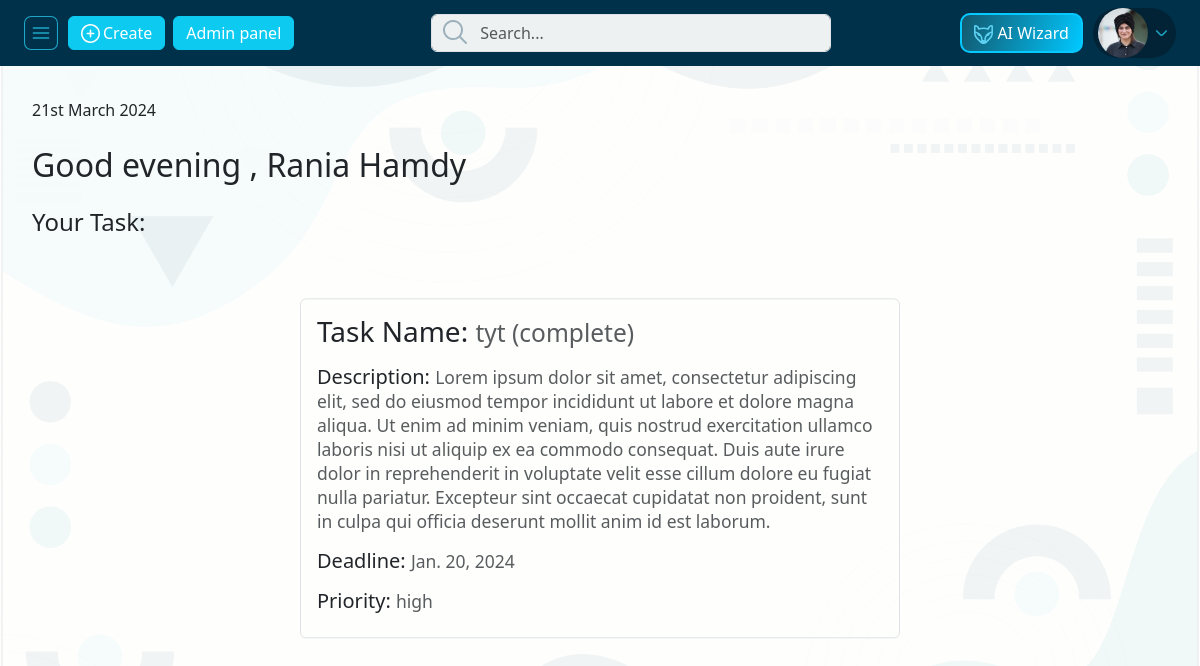
Page /employee_profile/my-tasks/1 (signed in) on the committed database.
### pages/models.py (models this page shows, shortened)
class Employee(models.Model):
    EmployeeID = models.AutoField(primary_key=True)
    FirstName = models.CharField(max_length=255)
    LastName = models.CharField(max_length=255)
    Email = models.EmailField()
    Phone = models.CharField(max_length=20)
    Department = models.ForeignKey(
        Department, on_delete=models.SET_NULL, null=True)
    JobTitle = models.ForeignKey(
        JobTitle, on_delete=models.SET_NULL, null=True)
    HireDate = models.DateField(default=datetime.today())
    user = models.OneToOneField(
        User, on_delete=models.CASCADE, null=True, default=None)
    EmployeePhoto = models.ImageField(
        upload_to='employee_photos/', default='employee_photos/default-employee.webp', null=True, blank=True)
    Location = models.CharField(max_length=50, null=True)
    PerHour = models.CharField(max_length=10, null=True)
    EmployeeTarget = models.IntegerField(max_length=10, null=True, blank=True)
    MinTarget = models.IntegerField(max_length=3, null=True, blank=True)

class Task(models.Model):
    TaskID = models.AutoField(primary_key=True)
    Employee = models.ForeignKey(Employee, on_delete=models.CASCADE)
    Status = models.ForeignKey(
        Status, on_delete=models.CASCADE, null=True, default=2)
    TaskName = models.CharField(max_length=255)
    Description = models.TextField(default="default description", null=True)
    Deadline = models.DateField(default=datetime.today(), null=True)
    TaskDuration = models.IntegerField(default=1, null=True)
    TaskPriority = models.CharField(max_length=10, default='normal', null=True)

class Status(models.Model):
    StatusID = models.AutoField(primary_key=True)
    StatusName = models.CharField(max_length=255)
    StatusDescription = models.TextField()

### pages/views.py (the view)
def my_tasks_detail(request, id):
    employee = get_object_or_404(Employee, user=request.user)
    selected_task = Task.objects.get(pk=id)
    context = {
        'employee': employee,
        'selected_task': selected_task,
    }
    return render(request, 'pages/my_task_detail.html', context)

### templates/pages/my_task_detail.html (shortened to what this page needs)
{% extends 'base_custom.html' %}
{% load static %}
{% block style %}
<link rel="stylesheet" href="{% static 'front-end-static/css/bootstrap.min.css' %}">
<link rel="stylesheet" href="{% static 'front-end-static/css/style.min.css' %}">
{% endblock style %}
{% block content %}
{% include 'parts/navbar.html' %}
<div class="row ">
    <div class="mt-3" style="max-height: 200px;">
        <div class="mx-3 p-3">
            <p>{% now "jS F Y" %}</p>
            <h2 class="my-4">Good evening , {{ employee.FirstName|title }} {{ employee.LastName|title}}</h2>
            <h4 class="fw-normal">Your Task: </h4>
        </div>
        <div class="position-relative">
            <div class=" position-absolute top-50 start-50 border p-3 rounded" style="transform: translate(-50%,11%);">
                <h3>
                    Task Name:
                    <small class="text-body-secondary">{{selected_task.TaskName}}
                        ({{selected_task.Status.StatusName}})</small>
                </h3>
                <h5 class="mt-3">
                    Description:
                    <small class="text-body-secondary">{{selected_task.Description}}</small>
                </h5>
                <h5 class="mt-3">
                    Deadline:
                    <small class="text-body-secondary">{{selected_task.Deadline}}</small>
                </h5>
                <h5 class="mt-3">
                    Priority:
                    <small class="text-body-secondary">{{selected_task.TaskPriority}}</small>
                </h5>
            </div>
        </div>
    </div>
</div>
{% endblock content %}

### templates/parts/navbar.html (shortened to what this page needs)
{% load static %}
<nav class="navbar site_nav">
    <div class="d-flex justify-content-between w-100 mx-4 align-items-center">
        <div class="d-flex left align-items-center">
            <div id="toggler" class="d-flex align-items-center">
                <img src="{% static 'front-end-static/images/icons/nav_btn.svg' %}" class="toggle_icon" alt="nav btn">
            </div>
            <button type="button" class="btn btn-info text-white">
                <img src="{% static 'front-end-static/images/icons/plus.svg' %}" class="icon" alt="plus icon">
                <span>Create</span>
            </button>
            {% if employee.user.is_superuser %}
            <button type="button" class="btn btn-info mx-2 text-white">
                <a style="color: #fff;" href="{% url 'admin:index' %}">Admin panel</a>
            </button>
            {% endif %}
        </div>
        <div class="search_container">
            <form>
                <input type="text" name="q" id="global_nav_search" class="form-control" placeholder="Search...">
            </form>
        </div>
        <div class="d-flex align-items-center">
            <div class="btn ai_btn">
                <a href="{% url 'ai-assistant' %}" style="text-decoration: none;color: white;">
                    <img src="{% static 'front-end-static/images/icons/fox.svg' %}" class="icon" alt="Ai icon">
                    <span>AI Wizard</span>
                </a>
            </div>
            <div class="dropdown d-flex">
                <button class="border-0" type="button" data-bs-toggle="dropdown" aria-expanded="false">
                    {% if employee.EmployeePhoto.url %}
                    <img style="width: 50px;height: 50px;" src="{{ employee.EmployeePhoto.url }}" class="rounded-circle"
                        alt="user">
                    {% endif %}
                    <img src="{% static 'front-end-static/images/icons/arrow_down_light.svg' %}" class="icon"
                        alt="icon">
                </button>
            </div>
        </div>
    </div>
</nav>

### rows in the picture
Employee: EmployeePhoto (picture), FirstName "Rania", LastName "Hamdy"
Task: TaskName "tyt", Status.StatusName "complete", Description "Lorem ipsum dolor sit amet, consectetur adipiscing elit, sed do eiusmod tempor incididunt ut labore et dolore magna aliqua. Ut enim ad minim veniam, quis nostrud exercitation ullamco laboris nisi ut aliquip ex ea commodo consequat. Duis aute irure dolor in reprehenderit in voluptate velit esse cillum dolore eu fugiat nulla pariatur. Excepteur sint occaecat cupidatat non proident, sunt in culpa qui officia deserunt mollit anim id est laborum.", Deadline "Jan. 20, 2024", TaskPriority "high"
